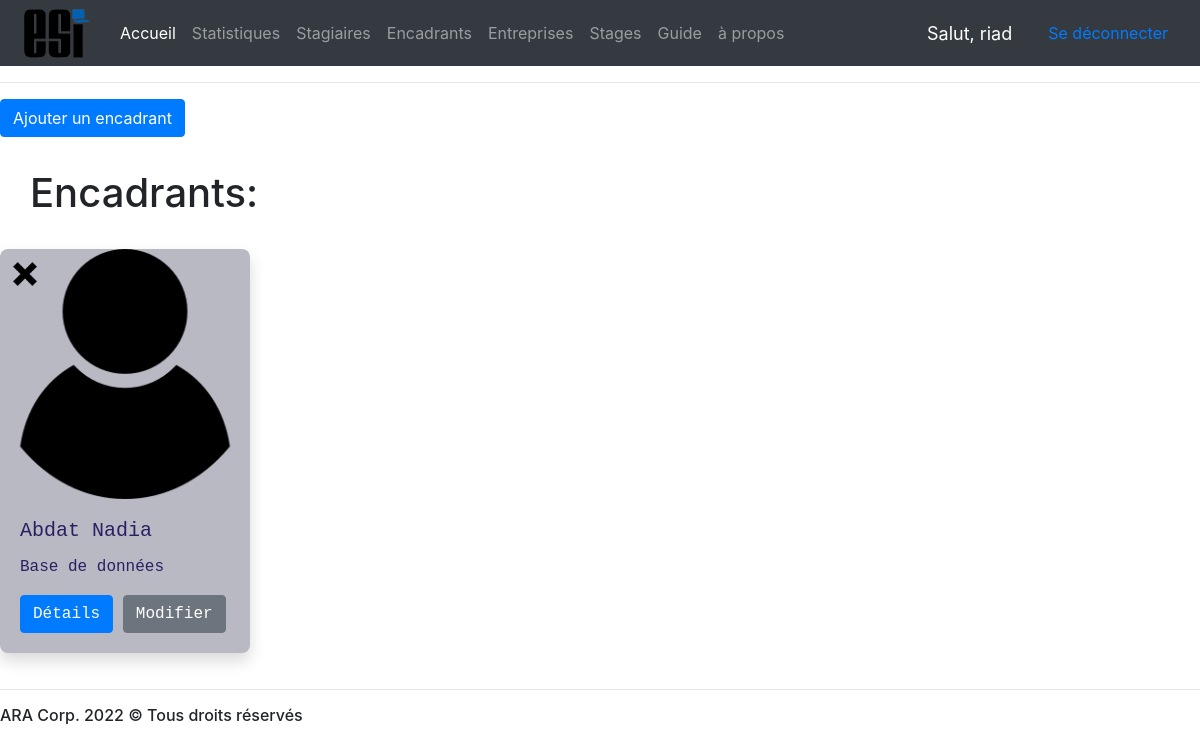
/encadrants/ (signed in), run on the app's committed database.
### Gestion/models.py (models this page shows, shortened)
class Encadrant(models.Model):
    NomE = models.CharField(max_length=40)
    PrénomE = models.CharField(max_length=50)
    Domaine = models.CharField(max_length=50)
    NumeroE = models.CharField(max_length=10)
    EmailE = models.EmailField()
    image = models.ImageField(upload_to='encadrants/images/',default="encadrants/images/noimg.png")
    NumJury = models.ForeignKey('Jury',on_delete=models.SET_NULL,null=True,blank=True)

### Gestion/views.py (the view)
# urls.py: path('encadrants/', views.encadrants,name='listeEncadrants'),
def encadrants(request):
    encadrants = Encadrant.objects.all()
    return render(request,'encadrants/encadrants.html',context={'encadrants':encadrants})

### Gestion/templates/encadrants/encadrants.html
{% extends 'main.html' %}
{% load static %}
{% block content %}
<link href="{% static 'etudiants/css/cartes.css' %}" rel="stylesheet" type="text/css" >
<a href="{% url 'creerEncadrant' %}"> <button class="btn btn-primary"> Ajouter un encadrant </button></a>
<h1 style="margin-left: 30px;padding-top: 2rem;"> Encadrants:</h1> <br>
<div class="card-columns" style="column-count: auto;">
    {% for encadrant in encadrants %}
    <div class="card shadow" style="width: 18rem; max-width: 250px; max-height: 450px; margin-bottom: 20px; ">
        <img src="{{encadrant.image.url}}" class="card-img-top" alt="" style="border-top-right-radius:1rem;border-top-left-radius:1rem;max-width: 250px; max-height: 250px; ">
        <a class="image-link" href="{% url 'supprimerEncadrant' encadrant.pk %}">
            <img class="delete" src="{% static 'etudiants/images/delete.png' %}" alt="">
        </a>
        <div class="card-body">
          <h5 class="card-title">{{encadrant.NomE}} {{encadrant.PrénomE}}</h5>
          <p class="card-text">{{encadrant.Domaine}} </p>
          <a href="{% url 'detailEncadrant' encadrant.pk %}" class="btn btn-primary">Détails</a>
          <a href="{% url 'modifierEncadrant' encadrant.pk %}" class="btn btn-secondary">Modifier</a>
        </div>
    </div>
    {% empty %}
    <p>Aucun encadrant enregistré</p>
    {% endfor %}
</div>
{% endblock %}

### Gestion/templates/barreNavigation.html (shortened to what this page needs)
{% load static %}
<nav class="navbar navbar-expand-lg navbar-dark bg-dark">
    <a class="navbar-brand" href="{% url 'accueil' %}"><img src="{% static 'accueil/images/esi.png' %}" style="max-width: 5rem; margin-top: -20px;margin-bottom: -20px;"></a>
    <div class="collapse navbar-collapse" id="navbarNav">
      <ul class="navbar-nav">
        <li class="nav-item active">
          <a class="nav-link" href="{% url 'accueil' %}">Accueil </a>
        </li>
        <li class="nav-item">
          {% now "Y" as annéeCourrante %}
          <a class="nav-link" href="{% url 'stat' année=annéeCourrante %}">Statistiques</a>
        </li>
        <li class="nav-item">
          <a class="nav-link" href="{% url 'listeEtudiants' %}">Stagiaires</a>
        </li>
        <li class="nav-item">
          <a class="nav-link" href="{% url 'listeEncadrants' %}">Encadrants</a>
        </li>
        <li class="nav-item">
          <a class="nav-link" href="{% url 'listeEntreprises' %}">Entreprises</a>
        </li>
        <li class="nav-item">
          <a class="nav-link" href="{% url 'listeStages' %}">Stages</a>
        </li>
        <li class="nav-item">
          <a class="nav-link" href="{% url 'guide' %}">Guide</a>
        </li>
        <li class="nav-item">
          <a class="nav-link" href="{% url 'nous' %}">à propos</a>
        </li>
      </ul>
    </div>
    <span class="deconnecter">Salut, {{request.user}}</span>
    <span><a class="nav-link" href="{% url 'logout' %}" >Se déconnecter</a></span>
  </nav>

### static/etudiants/css/cartes.css (style rules this page uses)
.shadow { align-items: center; background: #b9b9c4; border: 0; border-radius: 8px; box-shadow: -10px -10px 30px 0 #fff,10px 10px 30px 0 #1d0dca17; box-sizing: border-box; color: #2a1f62; display: flex; font-family: "Cascadia Code",Consolas,Monaco,"Andale Mono","Ubuntu Mono",monospace; font-size: 1rem; justify-content: center; line-height: 1.5rem; position: relative; text-align: left; transition: .2s; user-select: none; -webkit-user-select: none; touch-action: manipulation; }

### Gestion/templates/main.html (style rules this page uses)
.delete { position: absolute; top: 0px; left: 0px; width: 50px; height: 50px; }

### Gestion/templates/barreNavigation.html (style rules this page uses)
.deconnecter { font-size: 18px; color: #fff; margin-right: 20px; }

### data on the page
Encadrant: image (placeholder picture), NomE "Abdat", PrénomE "Nadia", Domaine "Base de données"

### other printed values
{{ request.user }} "riad"
